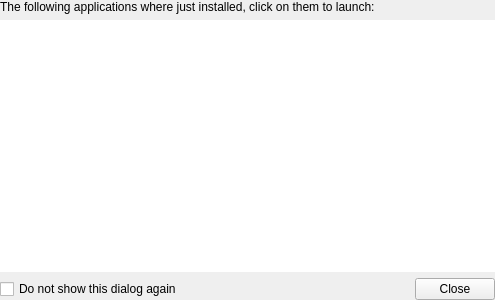
<?xml version="1.0" encoding="UTF-8"?>
<ui version="4.0">
 <class>ApplicationLauncher</class>
 <widget class="QWidget" name="ApplicationLauncher">
  <property name="geometry">
   <rect>
    <x>0</x>
    <y>0</y>
    <width>495</width>
    <height>300</height>
   </rect>
  </property>
  <property name="sizePolicy">
   <sizepolicy hsizetype="Expanding" vsizetype="Expanding">
    <horstretch>0</horstretch>
    <verstretch>0</verstretch>
   </sizepolicy>
  </property>
  <layout class="QGridLayout" name="gridLayout">
   <property name="margin">
    <number>0</number>
   </property>
   <item row="0" column="0" colspan="2">
    <widget class="QLabel" name="label">
     <property name="text">
      <string notr="true">The following applications where just installed, click on them to launch:</string>
     </property>
     <property name="wordWrap">
      <bool>true</bool>
     </property>
     <property name="buddy">
      <cstring>applicationsView</cstring>
     </property>
    </widget>
   </item>
   <item row="1" column="0" colspan="2">
    <widget class="QListView" name="applicationsView">
     <property name="focusPolicy">
      <enum>Qt::NoFocus</enum>
     </property>
     <property name="styleSheet">
      <string notr="true">QListView {
background: transparent;
};</string>
     </property>
     <property name="frameShape">
      <enum>QFrame::NoFrame</enum>
     </property>
     <property name="frameShadow">
      <enum>QFrame::Plain</enum>
     </property>
     <property name="editTriggers">
      <set>QAbstractItemView::NoEditTriggers</set>
     </property>
     <property name="showDropIndicator" stdset="0">
      <bool>false</bool>
     </property>
     <property name="iconSize">
      <size>
       <width>32</width>
       <height>32</height>
      </size>
     </property>
     <property name="wordWrap">
      <bool>true</bool>
     </property>
    </widget>
   </item>
   <item row="2" column="0">
    <widget class="QCheckBox" name="showCB">
     <property name="text">
      <string>Do not show this dialog again</string>
     </property>
    </widget>
   </item>
   <item row="2" column="1">
    <widget class="KDialogButtonBox" name="kdialogbuttonbox">
     <property name="standardButtons">
      <set>QDialogButtonBox::Close</set>
     </property>
    </widget>
   </item>
  </layout>
 </widget>
 <customwidgets>
  <customwidget>
   <class>KDialogButtonBox</class>
   <extends>QDialogButtonBox</extends>
   <header>kdialogbuttonbox.h</header>
  </customwidget>
 </customwidgets>
 <resources/>
 <connections/>
</ui>
